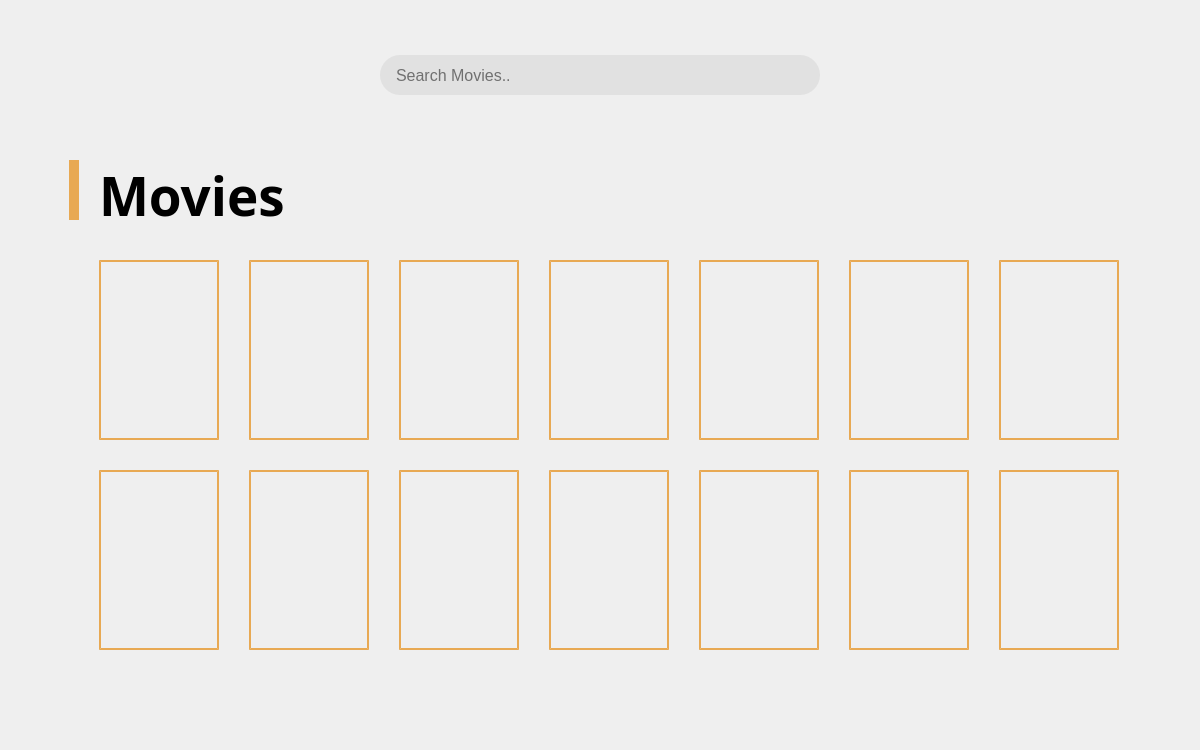
<?xml version="1.0" encoding="UTF-8"?>
<ui version="4.0">
 <class>updatemovies</class>
 <widget class="QWidget" name="updatemovies">
  <property name="geometry">
   <rect>
    <x>0</x>
    <y>0</y>
    <width>1200</width>
    <height>750</height>
   </rect>
  </property>
  <property name="windowTitle">
   <string>MovieMaestro</string>
  </property>
  <property name="windowIcon">
   <iconset resource="photos.qrc">
    <normaloff>:/MM Transparent BG.png</normaloff>:/MM Transparent BG.png</iconset>
  </property>
  <widget class="QPushButton" name="BackToAdminOptions">
   <property name="geometry">
    <rect>
     <x>50</x>
     <y>50</y>
     <width>51</width>
     <height>51</height>
    </rect>
   </property>
   <property name="cursor">
    <cursorShape>PointingHandCursor</cursorShape>
   </property>
   <property name="mouseTracking">
    <bool>true</bool>
   </property>
   <property name="styleSheet">
    <string notr="true">background:none;
border:none;</string>
   </property>
   <property name="text">
    <string/>
   </property>
   <property name="icon">
    <iconset resource="photos.qrc">
     <normaloff>:/back icon.png</normaloff>:/back icon.png</iconset>
   </property>
   <property name="iconSize">
    <size>
     <width>50</width>
     <height>50</height>
    </size>
   </property>
  </widget>
  <widget class="QLabel" name="Logo">
   <property name="geometry">
    <rect>
     <x>1040</x>
     <y>30</y>
     <width>121</width>
     <height>111</height>
    </rect>
   </property>
   <property name="text">
    <string/>
   </property>
   <property name="pixmap">
    <pixmap resource="photos.qrc">:/MM Transparent BG.png</pixmap>
   </property>
   <property name="scaledContents">
    <bool>true</bool>
   </property>
  </widget>
  <widget class="QLabel" name="Background">
   <property name="geometry">
    <rect>
     <x>0</x>
     <y>0</y>
     <width>1200</width>
     <height>750</height>
    </rect>
   </property>
   <property name="minimumSize">
    <size>
     <width>1200</width>
     <height>750</height>
    </size>
   </property>
   <property name="maximumSize">
    <size>
     <width>1200</width>
     <height>750</height>
    </size>
   </property>
   <property name="focusPolicy">
    <enum>Qt::StrongFocus</enum>
   </property>
   <property name="styleSheet">
    <string notr="true"/>
   </property>
   <property name="text">
    <string/>
   </property>
   <property name="textFormat">
    <enum>Qt::MarkdownText</enum>
   </property>
   <property name="pixmap">
    <pixmap resource="photos.qrc">:/background1.png</pixmap>
   </property>
   <property name="scaledContents">
    <bool>true</bool>
   </property>
  </widget>
  <widget class="QLineEdit" name="searchBox">
   <property name="geometry">
    <rect>
     <x>394</x>
     <y>55</y>
     <width>380</width>
     <height>40</height>
    </rect>
   </property>
   <property name="font">
    <font>
     <pointsize>12</pointsize>
    </font>
   </property>
   <property name="styleSheet">
    <string notr="true">QLineEdit
{
background-color:rgb(225,225,225);
border:none;
border-radius:20px;
color:black;
}</string>
   </property>
   <property name="text">
    <string/>
   </property>
   <property name="frame">
    <bool>true</bool>
   </property>
   <property name="cursorPosition">
    <number>0</number>
   </property>
   <property name="placeholderText">
    <string>Search Movies..</string>
   </property>
   <property name="clearButtonEnabled">
    <bool>true</bool>
   </property>
  </widget>
  <widget class="QLineEdit" name="searchBoxBG">
   <property name="geometry">
    <rect>
     <x>380</x>
     <y>55</y>
     <width>440</width>
     <height>40</height>
    </rect>
   </property>
   <property name="cursor">
    <cursorShape>ArrowCursor</cursorShape>
   </property>
   <property name="styleSheet">
    <string notr="true">QLineEdit
{
background-color:rgb(225,225,225);
border:none;
border-radius:20px;
}</string>
   </property>
   <property name="cursorPosition">
    <number>0</number>
   </property>
   <property name="readOnly">
    <bool>true</bool>
   </property>
   <property name="placeholderText">
    <string/>
   </property>
  </widget>
  <widget class="QPushButton" name="searchButton">
   <property name="geometry">
    <rect>
     <x>775</x>
     <y>60</y>
     <width>30</width>
     <height>30</height>
    </rect>
   </property>
   <property name="cursor">
    <cursorShape>PointingHandCursor</cursorShape>
   </property>
   <property name="styleSheet">
    <string notr="true">border:none;
background:none;</string>
   </property>
   <property name="text">
    <string/>
   </property>
   <property name="icon">
    <iconset resource="photos.qrc">
     <normaloff>:/Search.png</normaloff>:/Search.png</iconset>
   </property>
   <property name="iconSize">
    <size>
     <width>30</width>
     <height>30</height>
    </size>
   </property>
  </widget>
  <widget class="QGroupBox" name="moviesBox">
   <property name="geometry">
    <rect>
     <x>39</x>
     <y>120</y>
     <width>1121</width>
     <height>601</height>
    </rect>
   </property>
   <property name="styleSheet">
    <string notr="true">background:none;
border:none;</string>
   </property>
   <property name="title">
    <string/>
   </property>
   <widget class="Line" name="Line">
    <property name="geometry">
     <rect>
      <x>30</x>
      <y>40</y>
      <width>10</width>
      <height>60</height>
     </rect>
    </property>
    <property name="styleSheet">
     <string notr="true">background-color:rgba(230, 149, 40, 200);
border:none;</string>
    </property>
    <property name="orientation">
     <enum>Qt::Vertical</enum>
    </property>
   </widget>
   <widget class="QLabel" name="poster_13">
    <property name="geometry">
     <rect>
      <x>810</x>
      <y>350</y>
      <width>120</width>
      <height>180</height>
     </rect>
    </property>
    <property name="cursor">
     <cursorShape>PointingHandCursor</cursorShape>
    </property>
    <property name="styleSheet">
     <string notr="true">QLabel
{
background:none;
border:2px solid rgba(230, 149, 40, 200);
}</string>
    </property>
    <property name="frameShape">
     <enum>QFrame::NoFrame</enum>
    </property>
    <property name="text">
     <string/>
    </property>
    <property name="textFormat">
     <enum>Qt::AutoText</enum>
    </property>
    <property name="scaledContents">
     <bool>true</bool>
    </property>
    <property name="alignment">
     <set>Qt::AlignBottom|Qt::AlignHCenter</set>
    </property>
    <property name="wordWrap">
     <bool>true</bool>
    </property>
    <property name="margin">
     <number>0</number>
    </property>
   </widget>
   <widget class="QLabel" name="poster_9">
    <property name="geometry">
     <rect>
      <x>210</x>
      <y>350</y>
      <width>120</width>
      <height>180</height>
     </rect>
    </property>
    <property name="cursor">
     <cursorShape>PointingHandCursor</cursorShape>
    </property>
    <property name="styleSheet">
     <string notr="true">QLabel
{
background:none;
border:2px solid rgba(230, 149, 40, 200);
}</string>
    </property>
    <property name="frameShape">
     <enum>QFrame::NoFrame</enum>
    </property>
    <property name="text">
     <string/>
    </property>
    <property name="textFormat">
     <enum>Qt::AutoText</enum>
    </property>
    <property name="scaledContents">
     <bool>true</bool>
    </property>
    <property name="alignment">
     <set>Qt::AlignBottom|Qt::AlignHCenter</set>
    </property>
    <property name="wordWrap">
     <bool>true</bool>
    </property>
    <property name="margin">
     <number>0</number>
    </property>
    <property name="indent">
     <number>-1</number>
    </property>
   </widget>
   <widget class="QLabel" name="poster_4">
    <property name="geometry">
     <rect>
      <x>510</x>
      <y>140</y>
      <width>120</width>
      <height>180</height>
     </rect>
    </property>
    <property name="cursor">
     <cursorShape>PointingHandCursor</cursorShape>
    </property>
    <property name="styleSheet">
     <string notr="true">QLabel
{
background:none;
border:2px solid rgba(230, 149, 40, 200);
}</string>
    </property>
    <property name="frameShape">
     <enum>QFrame::NoFrame</enum>
    </property>
    <property name="text">
     <string/>
    </property>
    <property name="textFormat">
     <enum>Qt::AutoText</enum>
    </property>
    <property name="scaledContents">
     <bool>true</bool>
    </property>
    <property name="alignment">
     <set>Qt::AlignBottom|Qt::AlignHCenter</set>
    </property>
    <property name="wordWrap">
     <bool>true</bool>
    </property>
    <property name="margin">
     <number>0</number>
    </property>
   </widget>
   <widget class="QLabel" name="poster_5">
    <property name="geometry">
     <rect>
      <x>660</x>
      <y>140</y>
      <width>120</width>
      <height>180</height>
     </rect>
    </property>
    <property name="cursor">
     <cursorShape>PointingHandCursor</cursorShape>
    </property>
    <property name="styleSheet">
     <string notr="true">QLabel
{
background:none;
border:2px solid rgba(230, 149, 40, 200);
}</string>
    </property>
    <property name="frameShape">
     <enum>QFrame::NoFrame</enum>
    </property>
    <property name="text">
     <string/>
    </property>
    <property name="textFormat">
     <enum>Qt::AutoText</enum>
    </property>
    <property name="scaledContents">
     <bool>true</bool>
    </property>
    <property name="alignment">
     <set>Qt::AlignBottom|Qt::AlignHCenter</set>
    </property>
    <property name="wordWrap">
     <bool>true</bool>
    </property>
    <property name="margin">
     <number>0</number>
    </property>
   </widget>
   <widget class="QLabel" name="poster_7">
    <property name="geometry">
     <rect>
      <x>960</x>
      <y>140</y>
      <width>120</width>
      <height>180</height>
     </rect>
    </property>
    <property name="cursor">
     <cursorShape>PointingHandCursor</cursorShape>
    </property>
    <property name="styleSheet">
     <string notr="true">QLabel
{
background:none;
border:2px solid rgba(230, 149, 40, 200);
}</string>
    </property>
    <property name="frameShape">
     <enum>QFrame::NoFrame</enum>
    </property>
    <property name="text">
     <string/>
    </property>
    <property name="textFormat">
     <enum>Qt::AutoText</enum>
    </property>
    <property name="scaledContents">
     <bool>true</bool>
    </property>
    <property name="alignment">
     <set>Qt::AlignBottom|Qt::AlignHCenter</set>
    </property>
    <property name="wordWrap">
     <bool>true</bool>
    </property>
    <property name="margin">
     <number>0</number>
    </property>
   </widget>
   <widget class="QLabel" name="poster_8">
    <property name="geometry">
     <rect>
      <x>60</x>
      <y>350</y>
      <width>120</width>
      <height>180</height>
     </rect>
    </property>
    <property name="cursor">
     <cursorShape>PointingHandCursor</cursorShape>
    </property>
    <property name="styleSheet">
     <string notr="true">QLabel
{
background:none;
border:2px solid rgba(230, 149, 40, 200);
}</string>
    </property>
    <property name="frameShape">
     <enum>QFrame::NoFrame</enum>
    </property>
    <property name="text">
     <string/>
    </property>
    <property name="textFormat">
     <enum>Qt::AutoText</enum>
    </property>
    <property name="scaledContents">
     <bool>true</bool>
    </property>
    <property name="alignment">
     <set>Qt::AlignBottom|Qt::AlignHCenter</set>
    </property>
    <property name="wordWrap">
     <bool>true</bool>
    </property>
    <property name="margin">
     <number>0</number>
    </property>
   </widget>
   <widget class="QLabel" name="poster_11">
    <property name="geometry">
     <rect>
      <x>510</x>
      <y>350</y>
      <width>120</width>
      <height>180</height>
     </rect>
    </property>
    <property name="cursor">
     <cursorShape>PointingHandCursor</cursorShape>
    </property>
    <property name="styleSheet">
     <string notr="true">QLabel
{
background:none;
border:2px solid rgba(230, 149, 40, 200);
}</string>
    </property>
    <property name="frameShape">
     <enum>QFrame::NoFrame</enum>
    </property>
    <property name="text">
     <string/>
    </property>
    <property name="textFormat">
     <enum>Qt::AutoText</enum>
    </property>
    <property name="scaledContents">
     <bool>true</bool>
    </property>
    <property name="alignment">
     <set>Qt::AlignBottom|Qt::AlignHCenter</set>
    </property>
    <property name="wordWrap">
     <bool>true</bool>
    </property>
    <property name="margin">
     <number>0</number>
    </property>
   </widget>
   <widget class="QLabel" name="poster_1">
    <property name="geometry">
     <rect>
      <x>60</x>
      <y>140</y>
      <width>120</width>
      <height>180</height>
     </rect>
    </property>
    <property name="cursor">
     <cursorShape>PointingHandCursor</cursorShape>
    </property>
    <property name="styleSheet">
     <string notr="true">QLabel
{
background:none;
border:2px solid rgba(230, 149, 40, 200);

}</string>
    </property>
    <property name="frameShape">
     <enum>QFrame::NoFrame</enum>
    </property>
    <property name="text">
     <string/>
    </property>
    <property name="textFormat">
     <enum>Qt::AutoText</enum>
    </property>
    <property name="scaledContents">
     <bool>true</bool>
    </property>
    <property name="alignment">
     <set>Qt::AlignBottom|Qt::AlignHCenter</set>
    </property>
    <property name="wordWrap">
     <bool>true</bool>
    </property>
    <property name="margin">
     <number>0</number>
    </property>
   </widget>
   <widget class="QLabel" name="moviesText">
    <property name="geometry">
     <rect>
      <x>60</x>
      <y>40</y>
      <width>211</width>
      <height>70</height>
     </rect>
    </property>
    <property name="font">
     <font>
      <family>Bahnschrift SemiBold</family>
      <pointsize>40</pointsize>
      <bold>true</bold>
     </font>
    </property>
    <property name="styleSheet">
     <string notr="true">color:rgb(200, 200 200);</string>
    </property>
    <property name="text">
     <string>Movies</string>
    </property>
   </widget>
   <widget class="QLabel" name="poster_14">
    <property name="geometry">
     <rect>
      <x>960</x>
      <y>350</y>
      <width>120</width>
      <height>180</height>
     </rect>
    </property>
    <property name="cursor">
     <cursorShape>PointingHandCursor</cursorShape>
    </property>
    <property name="styleSheet">
     <string notr="true">QLabel
{
background:none;
border:2px solid rgba(230, 149, 40, 200);
}</string>
    </property>
    <property name="frameShape">
     <enum>QFrame::NoFrame</enum>
    </property>
    <property name="text">
     <string/>
    </property>
    <property name="textFormat">
     <enum>Qt::AutoText</enum>
    </property>
    <property name="scaledContents">
     <bool>true</bool>
    </property>
    <property name="alignment">
     <set>Qt::AlignBottom|Qt::AlignHCenter</set>
    </property>
    <property name="wordWrap">
     <bool>true</bool>
    </property>
    <property name="margin">
     <number>0</number>
    </property>
   </widget>
   <widget class="QLabel" name="poster_10">
    <property name="geometry">
     <rect>
      <x>360</x>
      <y>350</y>
      <width>120</width>
      <height>180</height>
     </rect>
    </property>
    <property name="cursor">
     <cursorShape>PointingHandCursor</cursorShape>
    </property>
    <property name="styleSheet">
     <string notr="true">QLabel
{
background:none;
border:2px solid rgba(230, 149, 40, 200);
}</string>
    </property>
    <property name="frameShape">
     <enum>QFrame::NoFrame</enum>
    </property>
    <property name="text">
     <string/>
    </property>
    <property name="textFormat">
     <enum>Qt::AutoText</enum>
    </property>
    <property name="scaledContents">
     <bool>true</bool>
    </property>
    <property name="alignment">
     <set>Qt::AlignBottom|Qt::AlignHCenter</set>
    </property>
    <property name="wordWrap">
     <bool>true</bool>
    </property>
    <property name="margin">
     <number>0</number>
    </property>
   </widget>
   <widget class="QLabel" name="poster_3">
    <property name="geometry">
     <rect>
      <x>360</x>
      <y>140</y>
      <width>120</width>
      <height>180</height>
     </rect>
    </property>
    <property name="cursor">
     <cursorShape>PointingHandCursor</cursorShape>
    </property>
    <property name="styleSheet">
     <string notr="true">QLabel
{
background:none;
border:2px solid rgba(230, 149, 40, 200);

}</string>
    </property>
    <property name="frameShape">
     <enum>QFrame::NoFrame</enum>
    </property>
    <property name="text">
     <string/>
    </property>
    <property name="textFormat">
     <enum>Qt::AutoText</enum>
    </property>
    <property name="scaledContents">
     <bool>true</bool>
    </property>
    <property name="alignment">
     <set>Qt::AlignBottom|Qt::AlignHCenter</set>
    </property>
    <property name="wordWrap">
     <bool>true</bool>
    </property>
    <property name="margin">
     <number>0</number>
    </property>
   </widget>
   <widget class="QLabel" name="poster_2">
    <property name="geometry">
     <rect>
      <x>210</x>
      <y>140</y>
      <width>120</width>
      <height>180</height>
     </rect>
    </property>
    <property name="cursor">
     <cursorShape>PointingHandCursor</cursorShape>
    </property>
    <property name="styleSheet">
     <string notr="true">QLabel
{
background:none;
border:2px solid rgba(230, 149, 40, 200);

}</string>
    </property>
    <property name="frameShape">
     <enum>QFrame::NoFrame</enum>
    </property>
    <property name="text">
     <string/>
    </property>
    <property name="textFormat">
     <enum>Qt::AutoText</enum>
    </property>
    <property name="scaledContents">
     <bool>true</bool>
    </property>
    <property name="alignment">
     <set>Qt::AlignBottom|Qt::AlignHCenter</set>
    </property>
    <property name="wordWrap">
     <bool>true</bool>
    </property>
    <property name="margin">
     <number>0</number>
    </property>
   </widget>
   <widget class="QLabel" name="poster_12">
    <property name="geometry">
     <rect>
      <x>660</x>
      <y>350</y>
      <width>120</width>
      <height>180</height>
     </rect>
    </property>
    <property name="cursor">
     <cursorShape>PointingHandCursor</cursorShape>
    </property>
    <property name="styleSheet">
     <string notr="true">QLabel
{
background:none;
border:2px solid rgba(230, 149, 40, 200);
}</string>
    </property>
    <property name="frameShape">
     <enum>QFrame::NoFrame</enum>
    </property>
    <property name="text">
     <string/>
    </property>
    <property name="textFormat">
     <enum>Qt::AutoText</enum>
    </property>
    <property name="scaledContents">
     <bool>true</bool>
    </property>
    <property name="alignment">
     <set>Qt::AlignBottom|Qt::AlignHCenter</set>
    </property>
    <property name="wordWrap">
     <bool>true</bool>
    </property>
    <property name="margin">
     <number>0</number>
    </property>
   </widget>
   <widget class="QLabel" name="poster_6">
    <property name="geometry">
     <rect>
      <x>810</x>
      <y>140</y>
      <width>120</width>
      <height>180</height>
     </rect>
    </property>
    <property name="cursor">
     <cursorShape>PointingHandCursor</cursorShape>
    </property>
    <property name="styleSheet">
     <string notr="true">QLabel
{
background:none;
border:2px solid rgba(230, 149, 40, 200);
}</string>
    </property>
    <property name="frameShape">
     <enum>QFrame::NoFrame</enum>
    </property>
    <property name="text">
     <string/>
    </property>
    <property name="textFormat">
     <enum>Qt::AutoText</enum>
    </property>
    <property name="scaledContents">
     <bool>true</bool>
    </property>
    <property name="alignment">
     <set>Qt::AlignBottom|Qt::AlignHCenter</set>
    </property>
    <property name="wordWrap">
     <bool>true</bool>
    </property>
    <property name="margin">
     <number>0</number>
    </property>
   </widget>
  </widget>
  <zorder>Background</zorder>
  <zorder>moviesBox</zorder>
  <zorder>Logo</zorder>
  <zorder>BackToAdminOptions</zorder>
  <zorder>searchBoxBG</zorder>
  <zorder>searchBox</zorder>
  <zorder>searchButton</zorder>
 </widget>
 <resources>
  <include location="photos.qrc"/>
 </resources>
 <connections/>
</ui>
